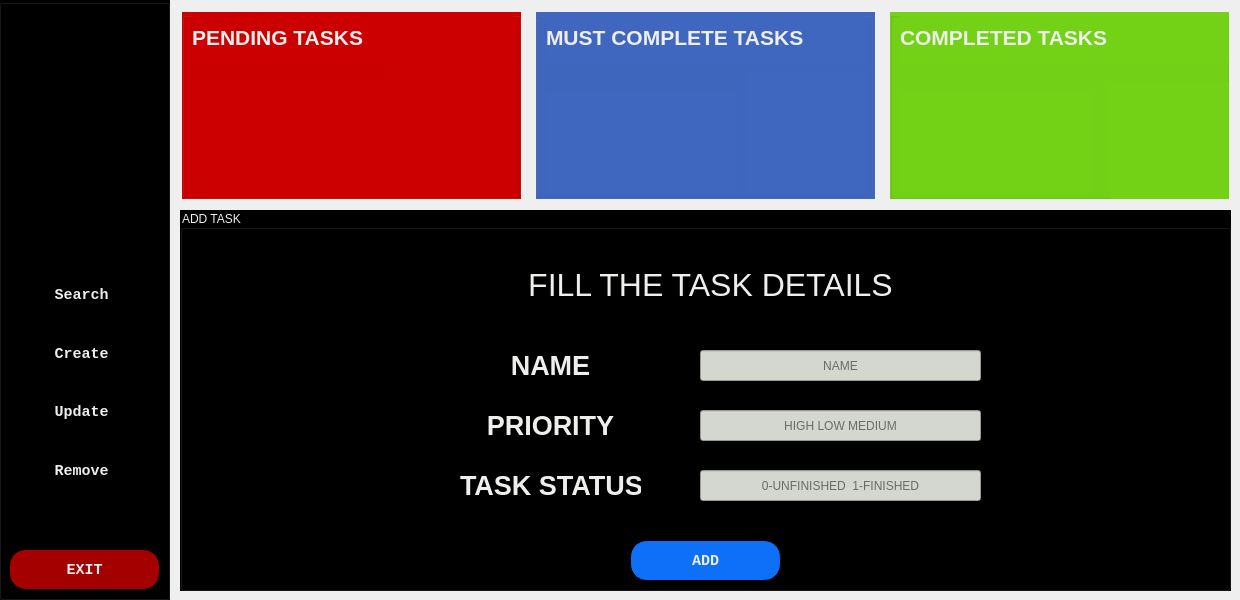
<?xml version="1.0" encoding="UTF-8"?>
<ui version="4.0">
 <class>menu</class>
 <widget class="QWidget" name="menu">
  <property name="geometry">
   <rect>
    <x>0</x>
    <y>0</y>
    <width>1240</width>
    <height>600</height>
   </rect>
  </property>
  <property name="sizePolicy">
   <sizepolicy hsizetype="Fixed" vsizetype="Fixed">
    <horstretch>0</horstretch>
    <verstretch>0</verstretch>
   </sizepolicy>
  </property>
  <property name="minimumSize">
   <size>
    <width>1240</width>
    <height>600</height>
   </size>
  </property>
  <property name="maximumSize">
   <size>
    <width>1240</width>
    <height>600</height>
   </size>
  </property>
  <property name="windowTitle">
   <string>MENU</string>
  </property>
  <property name="windowIcon">
   <iconset resource="icon_pack.qrc">
    <normaloff>:/images/network.png</normaloff>:/images/network.png</iconset>
  </property>
  <property name="toolTipDuration">
   <number>0</number>
  </property>
  <property name="styleSheet">
   <string notr="true">background-image:url(:/images/pink-gradient-white-linear-3840x2160-c2-ffb6c1-ffffff-a-15-f-14.png)</string>
  </property>
  <widget class="QGroupBox" name="groupBox">
   <property name="geometry">
    <rect>
     <x>-1</x>
     <y>-1</y>
     <width>171</width>
     <height>601</height>
    </rect>
   </property>
   <property name="styleSheet">
    <string notr="true">background:rgb(0, 0, 0);</string>
   </property>
   <property name="title">
    <string/>
   </property>
   <widget class="QLabel" name="label_5">
    <property name="geometry">
     <rect>
      <x>10</x>
      <y>10</y>
      <width>151</width>
      <height>191</height>
     </rect>
    </property>
    <property name="minimumSize">
     <size>
      <width>10</width>
      <height>25</height>
     </size>
    </property>
    <property name="styleSheet">
     <string notr="true">background:rgb(0, 0, 0);</string>
    </property>
    <property name="text">
     <string/>
    </property>
    <property name="pixmap">
     <pixmap resource="icon_pack.qrc">:/images/Thanksgiving-33-512_151x151.png</pixmap>
    </property>
   </widget>
   <widget class="QPushButton" name="pushButton_6">
    <property name="geometry">
     <rect>
      <x>10</x>
      <y>550</y>
      <width>151</width>
      <height>41</height>
     </rect>
    </property>
    <property name="styleSheet">
     <string notr="true">QPushButton{
background:rgb(164, 0, 0);
	border-radius:17px;
	border:1px solid ;
	display:inline-block;
color:rgb(238, 238, 236);
font-family:Courier New;
font-size:15px;
font-weight:bold;
padding:7px 24px;
text-decoration:none;
text-shadow:0px 1px 0px #c70067;
}
QPushButton:hover{
background:rgb(239, 41, 41);

}
</string>
    </property>
    <property name="text">
     <string>EXIT</string>
    </property>
   </widget>
   <widget class="QWidget" name="layoutWidget">
    <property name="geometry">
     <rect>
      <x>2</x>
      <y>270</y>
      <width>161</width>
      <height>227</height>
     </rect>
    </property>
    <layout class="QVBoxLayout" name="buttonlayout">
     <property name="spacing">
      <number>18</number>
     </property>
     <property name="leftMargin">
      <number>2</number>
     </property>
     <property name="topMargin">
      <number>5</number>
     </property>
     <property name="rightMargin">
      <number>2</number>
     </property>
     <property name="bottomMargin">
      <number>5</number>
     </property>
     <item>
      <widget class="QPushButton" name="pushButton_5">
       <property name="sizePolicy">
        <sizepolicy hsizetype="Preferred" vsizetype="Preferred">
         <horstretch>0</horstretch>
         <verstretch>0</verstretch>
        </sizepolicy>
       </property>
       <property name="styleSheet">
        <string notr="true">QPushButton{
background:rgb(0, 0, 0);
	border-radius:17px;
	border:1px solid ;
	display:inline-block;
color:rgb(238, 238, 236);
font-family:Courier New;
font-size:15px;
font-weight:bold;
padding:7px 24px;
text-decoration:none;
text-shadow:0px 1px 0px #c70067;
}
QPushButton:hover{
background:rgb(85, 87, 83);

}
QPushButton:clicked{
background:rgb(85, 87, 83);
}
</string>
       </property>
       <property name="text">
        <string>Search</string>
       </property>
       <property name="icon">
        <iconset resource="icon_pack.qrc">
         <normaloff>:/images/graph.png</normaloff>:/images/graph.png</iconset>
       </property>
       <property name="iconSize">
        <size>
         <width>24</width>
         <height>26</height>
        </size>
       </property>
      </widget>
     </item>
     <item>
      <widget class="QPushButton" name="pushButton_4">
       <property name="sizePolicy">
        <sizepolicy hsizetype="Preferred" vsizetype="Preferred">
         <horstretch>0</horstretch>
         <verstretch>0</verstretch>
        </sizepolicy>
       </property>
       <property name="styleSheet">
        <string notr="true">QPushButton{
background:rgb(0, 0, 0);
	border-radius:17px;
	border:1px solid ;
	display:inline-block;
color:rgb(238, 238, 236);
font-family:Courier New;
font-size:15px;
font-weight:bold;
padding:7px 24px;
text-decoration:none;
text-shadow:0px 1px 0px #c70067;
}
QPushButton:hover{
background:rgb(85, 87, 83);

}
QPushButton:clicked{
background:rgb(85, 87, 83);
}</string>
       </property>
       <property name="text">
        <string>Create</string>
       </property>
       <property name="icon">
        <iconset resource="icon_pack.qrc">
         <normaloff>:/images/mathematics.png</normaloff>:/images/mathematics.png</iconset>
       </property>
       <property name="iconSize">
        <size>
         <width>25</width>
         <height>23</height>
        </size>
       </property>
       <property name="default">
        <bool>false</bool>
       </property>
       <property name="flat">
        <bool>false</bool>
       </property>
      </widget>
     </item>
     <item>
      <widget class="QPushButton" name="update">
       <property name="sizePolicy">
        <sizepolicy hsizetype="Preferred" vsizetype="Preferred">
         <horstretch>0</horstretch>
         <verstretch>0</verstretch>
        </sizepolicy>
       </property>
       <property name="styleSheet">
        <string notr="true">QPushButton{
background:rgb(0, 0, 0);
	border-radius:17px;
	border:1px solid ;
	display:inline-block;
color:rgb(238, 238, 236);
font-family:Courier New;
font-size:15px;
font-weight:bold;
padding:7px 24px;
text-decoration:none;
text-shadow:0px 1px 0px #c70067;
}
QPushButton:hover{
background:rgb(85, 87, 83);

}
QPushButton:clicked{
background:rgb(85, 87, 83);
}
</string>
       </property>
       <property name="text">
        <string>Update</string>
       </property>
       <property name="icon">
        <iconset resource="icon_pack.qrc">
         <normaloff>:/images/refresh.png</normaloff>:/images/refresh.png</iconset>
       </property>
       <property name="iconSize">
        <size>
         <width>24</width>
         <height>22</height>
        </size>
       </property>
      </widget>
     </item>
     <item>
      <widget class="QPushButton" name="pushButton_2">
       <property name="sizePolicy">
        <sizepolicy hsizetype="Preferred" vsizetype="Preferred">
         <horstretch>0</horstretch>
         <verstretch>0</verstretch>
        </sizepolicy>
       </property>
       <property name="styleSheet">
        <string notr="true">QPushButton{
background:rgb(0, 0, 0);
	border-radius:17px;
	border:1px solid ;
	display:inline-block;
color:rgb(238, 238, 236);
font-family:Courier New;
font-size:15px;
font-weight:bold;
padding:7px 24px;
text-decoration:none;
text-shadow:0px 1px 0px #c70067;
}
QPushButton:hover{
background:rgb(85, 87, 83);

}
QPushButton:clicked{
background:rgb(85, 87, 83);
}</string>
       </property>
       <property name="text">
        <string>Remove</string>
       </property>
       <property name="icon">
        <iconset resource="icon_pack.qrc">
         <normaloff>:/images/delete.png</normaloff>:/images/delete.png</iconset>
       </property>
       <property name="iconSize">
        <size>
         <width>22</width>
         <height>25</height>
        </size>
       </property>
      </widget>
     </item>
    </layout>
   </widget>
  </widget>
  <widget class="QWidget" name="layoutWidget">
   <property name="geometry">
    <rect>
     <x>180</x>
     <y>10</y>
     <width>1051</width>
     <height>191</height>
    </rect>
   </property>
   <layout class="QHBoxLayout" name="showBox">
    <property name="spacing">
     <number>15</number>
    </property>
    <property name="leftMargin">
     <number>2</number>
    </property>
    <property name="topMargin">
     <number>2</number>
    </property>
    <property name="rightMargin">
     <number>2</number>
    </property>
    <property name="bottomMargin">
     <number>2</number>
    </property>
    <item>
     <widget class="QGroupBox" name="groupBox_2">
      <property name="styleSheet">
       <string notr="true">background:rgb(204, 0, 0);</string>
      </property>
      <property name="title">
       <string/>
      </property>
      <widget class="QLabel" name="label">
       <property name="geometry">
        <rect>
         <x>10</x>
         <y>0</y>
         <width>321</width>
         <height>51</height>
        </rect>
       </property>
       <property name="styleSheet">
        <string notr="true"/>
       </property>
       <property name="text">
        <string>&lt;html&gt;&lt;head/&gt;&lt;body&gt;&lt;p&gt;&lt;span style=&quot; font-size:16pt; font-weight:600; color:#eeeeec;&quot;&gt;PENDING TASKS&lt;/span&gt;&lt;/p&gt;&lt;/body&gt;&lt;/html&gt;</string>
       </property>
      </widget>
      <widget class="QLabel" name="label_7">
       <property name="geometry">
        <rect>
         <x>210</x>
         <y>60</y>
         <width>121</width>
         <height>121</height>
        </rect>
       </property>
       <property name="text">
        <string/>
       </property>
       <property name="pixmap">
        <pixmap resource="icon_pack.qrc">:/images/unnamed_121x111.png</pixmap>
       </property>
      </widget>
      <widget class="QLabel" name="label_8">
       <property name="geometry">
        <rect>
         <x>10</x>
         <y>70</y>
         <width>191</width>
         <height>101</height>
        </rect>
       </property>
       <property name="layoutDirection">
        <enum>Qt::LeftToRight</enum>
       </property>
       <property name="styleSheet">
        <string notr="true">font: 75 56pt &quot;DejaVu Sans&quot;;
font-weight:bold;
color:rgb(255, 255, 255);</string>
       </property>
       <property name="text">
        <string/>
       </property>
       <property name="alignment">
        <set>Qt::AlignCenter</set>
       </property>
      </widget>
     </widget>
    </item>
    <item>
     <widget class="QGroupBox" name="groupBox_3">
      <property name="styleSheet">
       <string notr="true">background:rgb(64, 103, 191)</string>
      </property>
      <property name="title">
       <string/>
      </property>
      <widget class="QLabel" name="label_2">
       <property name="geometry">
        <rect>
         <x>10</x>
         <y>0</y>
         <width>321</width>
         <height>51</height>
        </rect>
       </property>
       <property name="text">
        <string>&lt;html&gt;&lt;head/&gt;&lt;body&gt;&lt;p&gt;&lt;span style=&quot; font-size:16pt; font-weight:600; color:#eeeeec;&quot;&gt;MUST COMPLETE TASKS&lt;/span&gt;&lt;/p&gt;&lt;/body&gt;&lt;/html&gt;</string>
       </property>
      </widget>
      <widget class="QLabel" name="label_6">
       <property name="geometry">
        <rect>
         <x>210</x>
         <y>60</y>
         <width>121</width>
         <height>121</height>
        </rect>
       </property>
       <property name="text">
        <string/>
       </property>
       <property name="pixmap">
        <pixmap resource="icon_pack.qrc">:/images/things-already-done-23a776c71d9ec435984843b7c43103f8_121x111.png</pixmap>
       </property>
      </widget>
      <widget class="QLabel" name="label_9">
       <property name="geometry">
        <rect>
         <x>10</x>
         <y>80</y>
         <width>191</width>
         <height>101</height>
        </rect>
       </property>
       <property name="layoutDirection">
        <enum>Qt::LeftToRight</enum>
       </property>
       <property name="styleSheet">
        <string notr="true">font: 75 56pt &quot;DejaVu Sans&quot;;
font-weight:bold;
color:rgb(255, 255, 255);</string>
       </property>
       <property name="text">
        <string/>
       </property>
       <property name="alignment">
        <set>Qt::AlignCenter</set>
       </property>
      </widget>
     </widget>
    </item>
    <item>
     <widget class="QGroupBox" name="groupBox_4">
      <property name="styleSheet">
       <string notr="true">background:rgb(115, 210, 22)</string>
      </property>
      <property name="title">
       <string/>
      </property>
      <widget class="QLabel" name="label_3">
       <property name="geometry">
        <rect>
         <x>10</x>
         <y>0</y>
         <width>331</width>
         <height>51</height>
        </rect>
       </property>
       <property name="text">
        <string>&lt;html&gt;&lt;head/&gt;&lt;body&gt;&lt;p&gt;&lt;span style=&quot; font-size:16pt; font-weight:600; color:#eeeeec;&quot;&gt;COMPLETED TASKS&lt;/span&gt;&lt;/p&gt;&lt;/body&gt;&lt;/html&gt;</string>
       </property>
      </widget>
      <widget class="QLabel" name="label_4">
       <property name="geometry">
        <rect>
         <x>220</x>
         <y>70</y>
         <width>121</width>
         <height>121</height>
        </rect>
       </property>
       <property name="text">
        <string/>
       </property>
       <property name="pixmap">
        <pixmap resource="icon_pack.qrc">:/images/-png-_121x111.png</pixmap>
       </property>
      </widget>
      <widget class="QLabel" name="label_10">
       <property name="geometry">
        <rect>
         <x>10</x>
         <y>80</y>
         <width>191</width>
         <height>101</height>
        </rect>
       </property>
       <property name="layoutDirection">
        <enum>Qt::LeftToRight</enum>
       </property>
       <property name="styleSheet">
        <string notr="true">font: 75 56pt &quot;DejaVu Sans&quot;;
font-weight:bold;
color:rgb(255, 255, 255);</string>
       </property>
       <property name="text">
        <string/>
       </property>
       <property name="alignment">
        <set>Qt::AlignCenter</set>
       </property>
      </widget>
     </widget>
    </item>
   </layout>
  </widget>
  <widget class="QTableView" name="tableView">
   <property name="geometry">
    <rect>
     <x>180</x>
     <y>210</y>
     <width>1051</width>
     <height>381</height>
    </rect>
   </property>
   <property name="sizePolicy">
    <sizepolicy hsizetype="Fixed" vsizetype="Fixed">
     <horstretch>0</horstretch>
     <verstretch>0</verstretch>
    </sizepolicy>
   </property>
   <property name="styleSheet">
    <string notr="true">font: 75 11pt &quot;Liberation Sans&quot;;

QTableView::item:focus{
selection-background:rgb(186, 189, 182)
}</string>
   </property>
   <property name="frameShape">
    <enum>QFrame::NoFrame</enum>
   </property>
   <property name="frameShadow">
    <enum>QFrame::Raised</enum>
   </property>
   <property name="verticalScrollBarPolicy">
    <enum>Qt::ScrollBarAsNeeded</enum>
   </property>
   <property name="horizontalScrollBarPolicy">
    <enum>Qt::ScrollBarAlwaysOff</enum>
   </property>
   <property name="sizeAdjustPolicy">
    <enum>QAbstractScrollArea::AdjustToContentsOnFirstShow</enum>
   </property>
   <property name="editTriggers">
    <set>QAbstractItemView::AnyKeyPressed|QAbstractItemView::DoubleClicked|QAbstractItemView::EditKeyPressed|QAbstractItemView::SelectedClicked</set>
   </property>
   <property name="alternatingRowColors">
    <bool>true</bool>
   </property>
   <property name="selectionMode">
    <enum>QAbstractItemView::SingleSelection</enum>
   </property>
   <property name="selectionBehavior">
    <enum>QAbstractItemView::SelectRows</enum>
   </property>
   <property name="gridStyle">
    <enum>Qt::CustomDashLine</enum>
   </property>
   <property name="sortingEnabled">
    <bool>false</bool>
   </property>
   <attribute name="horizontalHeaderCascadingSectionResizes">
    <bool>true</bool>
   </attribute>
   <attribute name="horizontalHeaderMinimumSectionSize">
    <number>150</number>
   </attribute>
   <attribute name="horizontalHeaderDefaultSectionSize">
    <number>375</number>
   </attribute>
   <attribute name="horizontalHeaderStretchLastSection">
    <bool>true</bool>
   </attribute>
  </widget>
  <widget class="QGroupBox" name="addbox">
   <property name="geometry">
    <rect>
     <x>180</x>
     <y>210</y>
     <width>1051</width>
     <height>381</height>
    </rect>
   </property>
   <property name="styleSheet">
    <string notr="true">font: 75 14pt &quot;DejaVu Sans Mono&quot;;
color:rgb(238, 238, 236);
background:rgb(0, 0, 0);</string>
   </property>
   <property name="title">
    <string>ADD TASK</string>
   </property>
   <widget class="QLabel" name="label_11">
    <property name="geometry">
     <rect>
      <x>300</x>
      <y>40</y>
      <width>461</width>
      <height>71</height>
     </rect>
    </property>
    <property name="styleSheet">
     <string notr="true"/>
    </property>
    <property name="text">
     <string>&lt;html&gt;&lt;head/&gt;&lt;body&gt;&lt;p align=&quot;center&quot;&gt;&lt;span style=&quot; font-size:24pt;&quot;&gt;FILL THE TASK DETAILS&lt;/span&gt;&lt;/p&gt;&lt;/body&gt;&lt;/html&gt;</string>
    </property>
   </widget>
   <widget class="QLabel" name="label_13">
    <property name="geometry">
     <rect>
      <x>280</x>
      <y>140</y>
      <width>181</width>
      <height>31</height>
     </rect>
    </property>
    <property name="styleSheet">
     <string notr="true"/>
    </property>
    <property name="text">
     <string>&lt;html&gt;&lt;head/&gt;&lt;body&gt;&lt;p align=&quot;center&quot;&gt;&lt;span style=&quot; font-size:20pt; font-weight:600;&quot;&gt;NAME&lt;/span&gt;&lt;/p&gt;&lt;/body&gt;&lt;/html&gt;</string>
    </property>
   </widget>
   <widget class="QLabel" name="label_14">
    <property name="geometry">
     <rect>
      <x>280</x>
      <y>200</y>
      <width>181</width>
      <height>31</height>
     </rect>
    </property>
    <property name="styleSheet">
     <string notr="true"/>
    </property>
    <property name="text">
     <string>&lt;html&gt;&lt;head/&gt;&lt;body&gt;&lt;p align=&quot;center&quot;&gt;&lt;span style=&quot; font-size:20pt; font-weight:600;&quot;&gt;PRIORITY&lt;/span&gt;&lt;/p&gt;&lt;/body&gt;&lt;/html&gt;</string>
    </property>
   </widget>
   <widget class="QLabel" name="label_15">
    <property name="geometry">
     <rect>
      <x>280</x>
      <y>260</y>
      <width>181</width>
      <height>31</height>
     </rect>
    </property>
    <property name="styleSheet">
     <string notr="true"/>
    </property>
    <property name="text">
     <string>&lt;html&gt;&lt;head/&gt;&lt;body&gt;&lt;p align=&quot;center&quot;&gt;&lt;span style=&quot; font-size:20pt; font-weight:600;&quot;&gt;TASK STATUS&lt;/span&gt;&lt;/p&gt;&lt;/body&gt;&lt;/html&gt;</string>
    </property>
   </widget>
   <widget class="QLineEdit" name="lineEdit_2">
    <property name="geometry">
     <rect>
      <x>520</x>
      <y>140</y>
      <width>281</width>
      <height>31</height>
     </rect>
    </property>
    <property name="toolTip">
     <string extracomment="Set Task Name"/>
    </property>
    <property name="toolTipDuration">
     <number>2</number>
    </property>
    <property name="styleSheet">
     <string notr="true">background:rgb(211, 215, 207);
color:rgb(0, 0, 0);</string>
    </property>
    <property name="text">
     <string/>
    </property>
    <property name="alignment">
     <set>Qt::AlignCenter</set>
    </property>
    <property name="placeholderText">
     <string>NAME</string>
    </property>
   </widget>
   <widget class="QLineEdit" name="lineEdit_3">
    <property name="geometry">
     <rect>
      <x>520</x>
      <y>200</y>
      <width>281</width>
      <height>31</height>
     </rect>
    </property>
    <property name="styleSheet">
     <string notr="true">background:rgb(211, 215, 207);
color:rgb(0, 0, 0);</string>
    </property>
    <property name="alignment">
     <set>Qt::AlignCenter</set>
    </property>
    <property name="placeholderText">
     <string>HIGH LOW MEDIUM</string>
    </property>
   </widget>
   <widget class="QLineEdit" name="lineEdit_4">
    <property name="geometry">
     <rect>
      <x>520</x>
      <y>260</y>
      <width>281</width>
      <height>31</height>
     </rect>
    </property>
    <property name="styleSheet">
     <string notr="true">background:rgb(211, 215, 207);
color:rgb(0, 0, 0);</string>
    </property>
    <property name="alignment">
     <set>Qt::AlignCenter</set>
    </property>
    <property name="placeholderText">
     <string>0-UNFINISHED  1-FINISHED</string>
    </property>
   </widget>
   <widget class="QPushButton" name="pushButton_7">
    <property name="geometry">
     <rect>
      <x>450</x>
      <y>330</y>
      <width>151</width>
      <height>41</height>
     </rect>
    </property>
    <property name="styleSheet">
     <string notr="true">QPushButton{
background:rgb(14, 111, 249);
	border-radius:17px;
	border:1px solid ;
	display:inline-block;
color:rgb(238, 238, 236);
font-family:Courier New;
font-size:15px;
font-weight:bold;
padding:7px 24px;
text-decoration:none;
text-shadow:0px 1px 0px #c70067;
}
QPushButton:hover{
background:rgb(113, 194, 247);

}
</string>
    </property>
    <property name="text">
     <string>ADD</string>
    </property>
   </widget>
   <widget class="QLabel" name="label_12">
    <property name="geometry">
     <rect>
      <x>80</x>
      <y>180</y>
      <width>181</width>
      <height>51</height>
     </rect>
    </property>
    <property name="text">
     <string/>
    </property>
   </widget>
  </widget>
 </widget>
 <resources>
  <include location="icon_pack.qrc"/>
 </resources>
 <connections>
  <connection>
   <sender>pushButton_6</sender>
   <signal>clicked()</signal>
   <receiver>menu</receiver>
   <slot>close()</slot>
   <hints>
    <hint type="sourcelabel">
     <x>113</x>
     <y>573</y>
    </hint>
    <hint type="destinationlabel">
     <x>314</x>
     <y>532</y>
    </hint>
   </hints>
  </connection>
  <connection>
   <sender>pushButton_4</sender>
   <signal>clicked()</signal>
   <receiver>addbox</receiver>
   <slot>show()</slot>
   <hints>
    <hint type="sourcelabel">
     <x>119</x>
     <y>362</y>
    </hint>
    <hint type="destinationlabel">
     <x>223</x>
     <y>360</y>
    </hint>
   </hints>
  </connection>
 </connections>
</ui>
